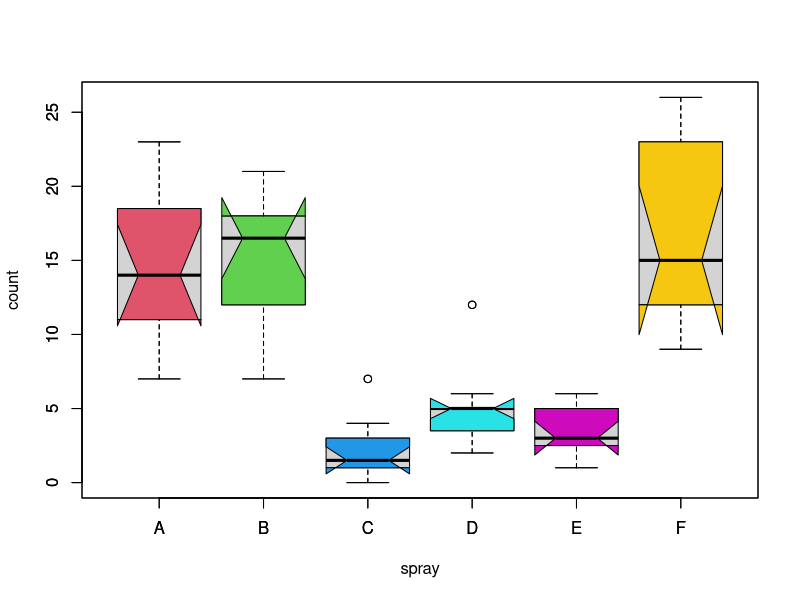

Reproduce this figure in R.
boxplot(count ~ spray, data = InsectSprays, 
        col = "lightgray")
boxplot(count ~ spray, data = InsectSprays,
        notch = TRUE, col = 2:7, add = TRUE)